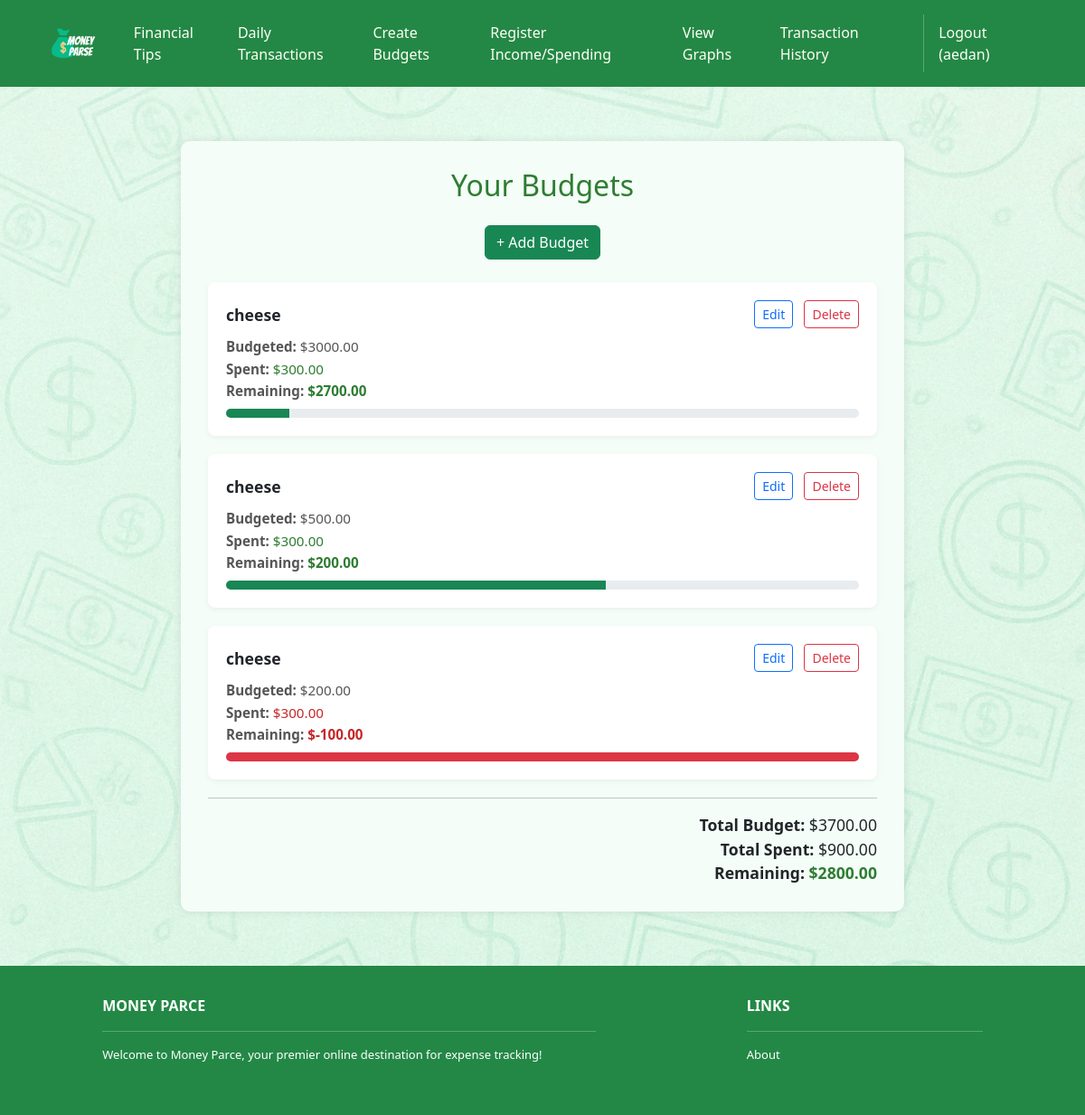
The page /budgets/ (signed in) on the database its author committed.
### budgets/models.py (models this page shows, shortened)
class Budget(models.Model):
    user = models.ForeignKey(User, on_delete=models.CASCADE)
    category = models.CharField(max_length=100)
    amount = models.DecimalField(max_digits=10, decimal_places=2)

### budgets/views.py (the view)
# urls.py: path('', BudgetListView.as_view(), name='budget-list'),
class BudgetListView(LoginRequiredMixin, ListView):
    model = Budget
    template_name = 'budgets/budget_list.html'
    def get_queryset(self):
        return Budget.objects.filter(user=self.request.user)
    def get_context_data(self, **kwargs):
        context = super().get_context_data(**kwargs)
        budgets = context['object_list']
        budget_spending = {}
        budget_remaining = {}
        budget_percentage = {}
        total_budget = 0
        total_spent = 0
        for budget in budgets:
            spent = Transaction.objects.filter(
                user=self.request.user,
                category__iexact=budget.category
            ).aggregate(Sum('amount'))['amount__sum'] or 0
            remaining = budget.amount - spent
            percent = (spent / budget.amount * 100) if budget.amount > 0 else 0
            budget_spending[budget.id] = spent
            budget_remaining[budget.id] = remaining
            budget_percentage[budget.id] = min(percent, 100)
            total_budget += budget.amount
            total_spent += spent
        context['budget_spending'] = budget_spending
        context['budget_remaining'] = budget_remaining
        context['budget_percentage'] = budget_percentage
        context['total_budget'] = total_budget
        context['total_spent'] = total_spent
        context['total_remaining'] = total_budget - total_spent
        return context

### budgets/templatetags/budget_extras.py (called while the page is built)
@register.filter
def dict_get(d, key):
    return d.get(key, 0)

### budgets/templates/budgets/budget_list.html
{% extends 'base.html' %}
{% load budget_extras %}
{% load static %}
{% block content %}
<div style="
  background-image: url('{% static 'img/transaction_bkgd.png' %}');
  background-size: cover;
  background-repeat: repeat;
  background-position: center;
  padding: 60px 20px;
  min-height: 100vh;
">
  <div style="max-width: 800px; margin: 0 auto; padding: 30px; border-radius: 10px; background-color: #f4fdf7; box-shadow: 0 0 10px rgba(0,0,0,0.1);">
    <h2 style="text-align: center; margin-bottom: 25px; color: #2e7d32;">Your Budgets</h2>
    <div style="text-align: center; margin-bottom: 25px;">
      <a href="{% url 'budget-create' %}" class="btn btn-success">+ Add Budget</a>
    </div>
    {% for budget in object_list %}
      {% with spent=budget_spending|dict_get:budget.id %}
        <div style="background-color: white; border-radius: 8px; padding: 20px; margin-bottom: 20px; box-shadow: 0 2px 6px rgba(0,0,0,0.05);">
          <div style="display: flex; justify-content: space-between; align-items: center; margin-bottom: 8px;">
            <strong style="font-size: 1.1rem;">{{ budget.category }}</strong>
            <div>
              <a href="{% url 'budget-edit' budget.pk %}" class="btn btn-sm btn-outline-primary me-2">Edit</a>
              <a href="{% url 'budget-delete' budget.pk %}" class="btn btn-sm btn-outline-danger">Delete</a>
            </div>
          </div>
          <div style="font-size: 0.95rem; color: #555; line-height: 1.6;">
            <div><strong>Budgeted:</strong> ${{ budget.amount|floatformat:2 }}</div>
            <div>
              <strong>Spent:</strong>
              <span style="color: {% if spent > budget.amount %}#c62828{% else %}#2e7d32{% endif %};">
                ${{ spent|floatformat:2 }}
              </span>
            </div>
            <div>
              <strong>Remaining:</strong>
              <span style="font-weight: bold; color: {% if spent > budget.amount %}#c62828{% else %}#2e7d32{% endif %};">
                ${{ budget_remaining|dict_get:budget.id|floatformat:2 }}
              </span>
            </div>
          </div>
          <div class="progress mt-2" style="height: 10px; margin-top: 10px;">
            <div class="progress-bar {% if spent > budget.amount %}bg-danger{% else %}bg-success{% endif %}"
                 role="progressbar"
                 style="width: {{ budget_percentage|dict_get:budget.id|floatformat:0 }}%; max-width: 100%;">
            </div>
          </div>
        </div>
      {% endwith %}
    {% empty %}
      <p style="text-align: center; color: #666;">No budgets added yet.</p>
    {% endfor %}
    <hr>
    <div style="text-align: right; font-size: 1.1rem;">
      <div><strong>Total Budget:</strong> ${{ total_budget|floatformat:2 }}</div>
      <div><strong>Total Spent:</strong> ${{ total_spent|floatformat:2 }}</div>
      <div>
        <strong>Remaining:</strong>
        <span style="color: {% if total_spent > total_budget %}#c62828{% else %}#2e7d32{% endif %}; font-weight: bold;">
          ${{ total_remaining|floatformat:2 }}
        </span>
      </div>
    </div>
  </div>
</div>
{% endblock %}

### moneyParce/templates/base.html (shortened to what this page needs)
<!DOCTYPE html>
<html>
  {% load static %}
  <head>
    <link href="https://cdn.jsdelivr.net/npm/bootstrap@5.3.2/dist/css/bootstrap.min.css" rel="stylesheet">
    <link rel="stylesheet" href="https://cdnjs.cloudflare.com/ajax/libs/font-awesome/6.1.1/css/all.min.css">
    <link rel="stylesheet" type="text/css" href="{% static 'css/style.css' %}">
  </head>
  <body class="d-flex flex-column min-vh-100">
    <nav class="p-3 navbar navbar-dark bg-dark navbar-expand-lg">
      <div class="container">
        <a class="navbar-brand" href="{% url 'home.index' %}">
          <img src="{% static 'img/logo.png' %}" alt="logo" height="40" />
        </a>
        <div class="collapse navbar-collapse" id="navbarNavAltMarkup">
          <div class="navbar-nav ms-auto navbar-ml">
              <a class="nav-link" href="{% url 'home.about' %}">Financial Tips</a>
              <a class="nav-link" href="{% url 'user_transactions:add_transaction' %}">Daily Transactions</a>
              <a class="nav-link" href="{% url 'budget-list' %}">Create Budgets</a>
              <a class="nav-link" href="{% url 'register_income_spending:register_income_spending' %}">Register Income/Spending</a>
              <a class="nav-link" href="{% url 'reports.spending_report' %}">View Graphs</a>
              <a class="nav-link" href="{% url 'user_transactions:transactions_list' %}">Transaction History</a>
            {% if user.is_authenticated %}
              <a class="nav-link" href="{% url 'accounts.logout' %}">Logout ({{ user.username }})</a>
            {% else %}
              <a class="nav-link" href="{% url 'accounts.login' %}">Login</a>
              <a class="nav-link" href="{% url 'accounts.signup' %}">Sign Up</a>
            {% endif %}
          </div>
        </div>
      </div>
    </nav>
    <main class="flex-fill">
      {% block content %}
      {% endblock content %}
    </main>
    <section class="p-3 ms-footer bg-dark text-white mt-auto">
      <div class="container">
        <div class="row mt-3">
          <div class="col-md-6 col-lg-6 col-xl-6 mx-auto mb-4">
            <b>MONEY PARCE</b>
            <hr class="bg-light" />
            <p>
              Welcome to Money Parce, your premier online destination for expense tracking!
            </p>
          </div>
          <div class="col-md-3 col-lg-3 col-xl-3 mx-auto mb-4">
            <b>LINKS</b>
            <hr class="bg-light" />
            <p><a class="nav-link text-white" href="{% url 'home.about' %}">About</a></p>
          </div>
        </div>
      </div>
    </section>
  </body>
</html>

### moneyParce/static/css/style.css (style rules this page uses)
.navbar a.nav-link { color: #FFFEF6 !important; }
.bg-dark { background-color: #238845 !important; }
.ms-footer { background-color: #41ab5d; }
.ms-footer p { color: #ffffff; font-size: 13px; }

### rows shown on the page
Budget: category "cheese", amount "3000.00", spent "300.00", id "2700.00"
Budget: category "cheese", amount "500.00", spent "300.00", id "200.00"
Budget: category "cheese", amount "200.00", spent "300.00", id "-100.00"

### other values the page prints
{{ user.username }} "aedan"
{{ total_budget|floatformat:2 }} "3700.00"
{{ total_spent|floatformat:2 }} "900.00"
{{ total_remaining|floatformat:2 }} "2800.00"
